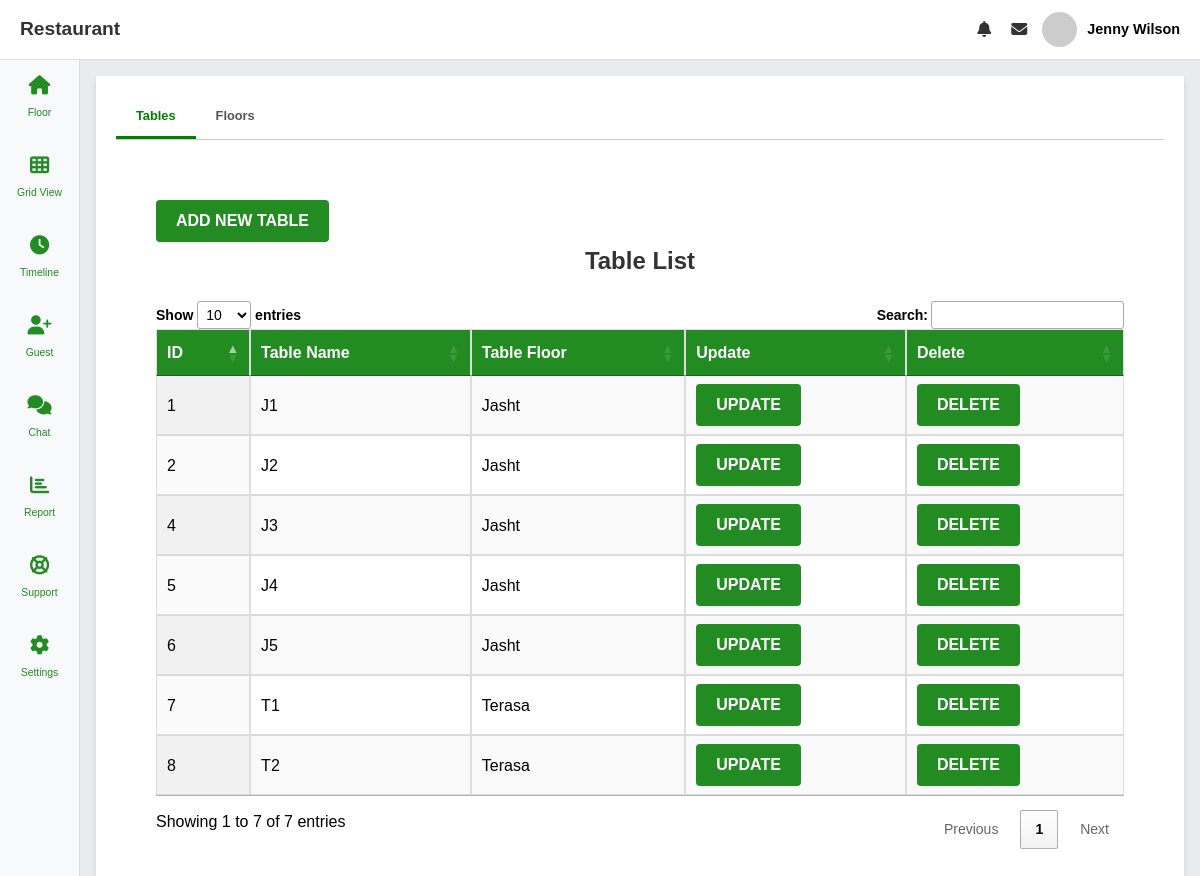
/tables.php, run on the app's committed database.
### tables this page shows
CREATE TABLE `tables` (
  `table_id` int(11) NOT NULL,
  `table_name` varchar(50) DEFAULT NULL,
  `table_floor` int(11) DEFAULT NULL,
  `table_row` int(11) NOT NULL
);

CREATE TABLE `tables_floors` (
  `tf_id` int(11) NOT NULL,
  `tf_name` varchar(50) DEFAULT NULL
);

### classes/Tables.php (called while the page is built, shortened)
<?php
class Tables {
    public function getTables() {
        $config = new Database();
        $conn = $config->getConnection();
        $sql = "SELECT * FROM tables t INNER JOIN tables_floors tf on t.table_floor = tf.tf_id";
        $result = mysqli_query($conn, $sql);
        if (mysqli_num_rows($result) > 0) {
            while ($row = mysqli_fetch_assoc($result)) {
                $tables[] = $row;
            }
            return $tables;
        } else {
            return array();
        }
    }
}
?>

### tables.php (the view, shortened to what this page needs)
<?php
require_once 'includes/header.php';
require_once 'classes/Tables.php';
$tables = new Tables();
$getTables = $tables->getTables();
?>
<div class="tables" style="width: 100%!important;">
    <div class="tables-head">
        <ul>
            <li class="tab active" data-tab="outdoor">Tables</li>
            <li class="tab" data-tab="terrace">Floors</li>
        </ul>
    </div>
    <div class="tables-body">
        <div class="tab-content" id="outdoor">
            <div class="container">
                <button id="addTableButton" class="btn-submit">Add New Table</button>
                <h2>Table List</h2>
                <table id="tablesTable" class="display" style="width:100%">
                    <thead>
                        <tr>
                            <th>ID</th>
                            <th>Table Name</th>
                            <th>Table Floor</th>
                            <th>Update</th>
                            <th>Delete</th>
                        </tr>
                    </thead>
                    <tbody>
                        <?php if (!empty($getTables)) {
                            foreach ($getTables as $table) { ?>
                                <tr>
                                    <td><?php echo htmlspecialchars($table['table_id']); ?></td>
                                    <td><?php echo htmlspecialchars($table['table_name']); ?></td>
                                    <td><?php echo htmlspecialchars($table['tf_name']); ?></td>
                                    <td><button class="btn-submit btn-update-table" data-id="<?php echo $table['table_id']; ?>">Update</button></td>
                                    <td><button class="btn-submit btn-delete-table" data-id="<?php echo $table['table_id']; ?>">Delete</button></td>
                                </tr>
                            <?php }
                        } else { ?>
                            <tr>
                                <td colspan="3">No data available</td>
                            </tr>
                        <?php } ?>
                    </tbody>
                </table>
            </div>
        </div>
    </div>
</div>
<?php
require_once 'includes/footer.php';
?>

### includes/header.php (shortened to what this page needs)
<!DOCTYPE html>
<html lang="en">
<head>
    <link rel="stylesheet" href="assets/css/style.css" />
    <link rel="stylesheet" href="https://cdnjs.cloudflare.com/ajax/libs/font-awesome/6.7.1/css/all.min.css"
 />
<link rel="stylesheet" href="https://cdn.datatables.net/1.13.6/css/jquery.dataTables.min.css">
</head>
<body>
    <div class="navbar">
        <div class="logo">Restaurant</div>
        <div class="nav-items">
            <a href="#"><i class="fa fa-bell"></i></a>
            <a href="#"><i class="fa fa-envelope"></i></a>
            <div class="profile">
                <img src="https://via.placeholder.com/40" alt="Profile Picture" />
                <span>Jenny Wilson</span>
            </div>
        </div>
    </div>
    <div class="sidebar">
        <a href="index.php" class="active"><i class="icon fa fa-home"></i> <span>Floor</span></a>
        <a href="tables.php"><i class="icon fa fa-th"></i> <span>Grid View</span></a>
        <a href="#"><i class="icon fa fa-clock"></i> <span>Timeline</span></a>
        <a href="#"><i class="icon fa fa-user-plus"></i><span>Guest</span></a>
        <a href="#"><i class="icon fa fa-comments"></i> <span>Chat</span></a>
        <a href="#"><i class="icon fa fa-chart-bar"></i> <span>Report</span></a>
        <a href="support.php"><i class="icon fa fa-life-ring"></i> <span>Support</span></a>
        <a href="#"><i class="icon fa fa-gear"></i> <span>Settings</span></a>
    </div>
    <div class="main-content">

### includes/footer.php
</body>
</html>

### assets/css/style.css (style rules this page uses)
* { margin: 0; padding: 0; box-sizing: border-box; }
:root { --spacer: 2rem; --primary-color: #228b22; --secondary-color: #000; }
h1, h2, h3, h4, h5, h6 { font-weight: bold; }
h2 { font-size: 2rem; }
a { text-decoration: none; color: #000; }
body { font-family: "Poppins", sans-serif; line-height: 1.6; height: 100vh; overflow: hidden; }
.sidebar { position: fixed; top: 60px; left: 0; width: 80px; height: calc(100vh - 60px); background-color: #f8f9fa; display: flex; flex-direction: column; border-right: 1px solid #ddd; overflow-y: auto; }
.sidebar a { padding: 1rem; text-decoration: none; color: var(--primary-color); font-size: 1.2rem; display: flex; flex-direction: column; text-align: center; width: 100%; height: 80px; }
.sidebar a span { padding-top: 10px; font-size: 0.65rem; }
.navbar { position: fixed; top: 0; left: 0; width: 100%; height: 60px; background-color: #fff; display: flex; justify-content: space-between; align-items: center; padding: 0 20px; border-bottom: 1px solid #ddd; z-index: 1000; }
.navbar .logo { font-size: 1.2rem; font-weight: bold; color: #333; }
.navbar .nav-items { display: flex; align-items: center; }
.navbar .nav-items a { margin-left: 20px; text-decoration: none; color: #333; font-size: 1rem; }
.navbar .profile { display: flex; align-items: center; margin-left: 15px; }
.navbar .profile img { width: 35px; height: 35px; border-radius: 50%; margin-right: 10px; }
.navbar .profile span { font-weight: bold; font-size: 0.9rem; }
.main-content { margin-left: 80px; margin-top: 60px; padding: 1rem; height: calc(100vh - 60px); overflow-y: auto; background-color: #e9ecef; }
.tables { width: 65%; min-width: 250px; background-color: #fff; height: 100vh; padding: 20px; box-shadow: 0 4px 6px rgba(0, 0, 0, 0.1); }
.tables-head ul li { padding: 10px 20px; cursor: pointer; font-weight: bold; color: #555; }
.tables-head ul li.active { color: green; border-bottom: 3px solid green; }
.tables-body { padding-top: 10px; }
.tables-head ul { list-style: none; display: flex; margin: 0; padding: 0; border-bottom: 1px solid #ccc; }
.tables-head ul li { padding: 10px 20px; cursor: pointer; font-weight: bold; color: #555; transition: color 0.3s ease, border-bottom 0.3s ease; font-size: 0.8rem; }
.tab-content { padding: 20px; margin-top: 10px; }
.btn-submit { padding: 12px 20px; font-size: 16px; color: white; background-color: var(--primary-color); border: none; border-radius: 4px; cursor: pointer; text-transform: uppercase; font-weight: bold; }
.form-container h1, h2 { margin-bottom: 20px; font-size: 28px; color: #2c3e50; font-weight: bold; }
table { width: 100%; border-collapse: collapse; margin: 20px 0; font-size: 16px; text-align: left; }
table thead tr { background-color: var(--primary-color); color: #fff; text-align: center; font-weight: bold; }
table th, table td { padding: 12px 15px; border: 1px solid #ddd; }
table tbody tr:nth-child(even) { background-color: #f2f2f2; }
.container { padding: 20px; font-family: Arial, sans-serif; }
.container h2 { text-align: center; margin-bottom: 20px; font-size: 24px; color: #333; }

### data on the page
tables: table_id "1", table_name "J1", table_floor.tf_name "Jasht"
tables: table_id "2", table_name "J2", table_floor.tf_name "Jasht"
tables: table_id "4", table_name "J3", table_floor.tf_name "Jasht"
tables: table_id "5", table_name "J4", table_floor.tf_name "Jasht"
tables: table_id "6", table_name "J5", table_floor.tf_name "Jasht"
tables: table_id "7", table_name "T1", table_floor.tf_name "Terasa"
tables: table_id "8", table_name "T2", table_floor.tf_name "Terasa"
